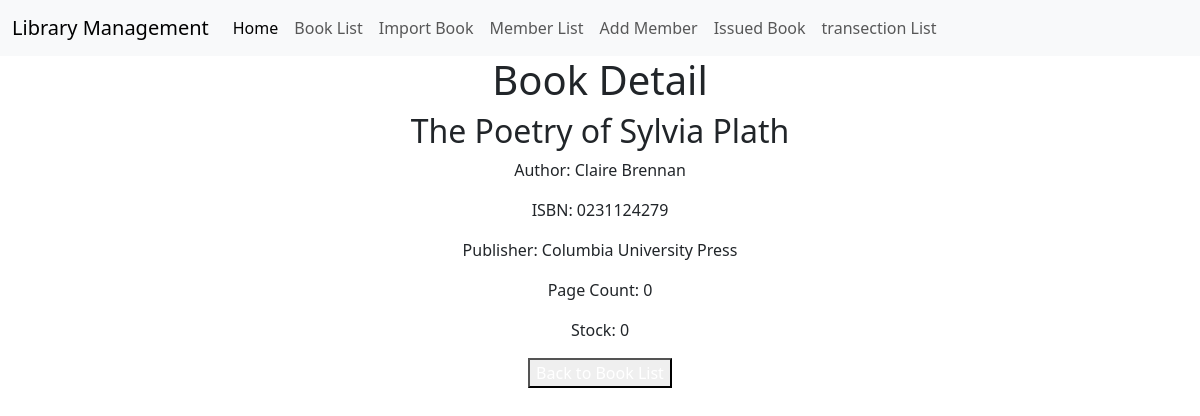
Page /books/1/ on the committed database.
### libapp/models.py (models this page shows)
class Book(models.Model):
    title = models.CharField(max_length=100)
    author = models.CharField(max_length=100)
    isbn = models.CharField(max_length=13)
    publisher = models.CharField(max_length=100)
    page_count = models.IntegerField()
    stock = models.IntegerField(default=0)

### libapp/views.py (the view)
# urls.py: path('books/<int:book_id>/', views.book_detail, name='book_detail'),
def book_detail(request, book_id):
    book = Book.objects.get(pk=book_id)
    return render(request, 'book_detail.html', {'book': book})

### templates/book_detail.html (shortened to what this page needs)
{% extends 'base.html'%}
{% block content %}
    <div class="text-center">
    <h1>Book Detail</h1>
    <h2>{{ book.title }}</h2>
    <p>Author: {{ book.author }}</p>
    <p>ISBN: {{ book.isbn }}</p>
    <p>Publisher: {{ book.publisher }}</p>
    <p>Page Count: {{ book.page_count }}</p>
    <p>Stock: {{ book.stock }}</p>
   <button class="btn-danger"> <a href="{% url 'book_list' %}" style="text-decoration: none; color: white;">Back to Book List</a></button>
</div>
{% endblock %}

### rows in the picture
Book: title "The Poetry of Sylvia Plath", author "Claire Brennan", isbn "0231124279", publisher "Columbia University Press", page_count "0", stock "0"
